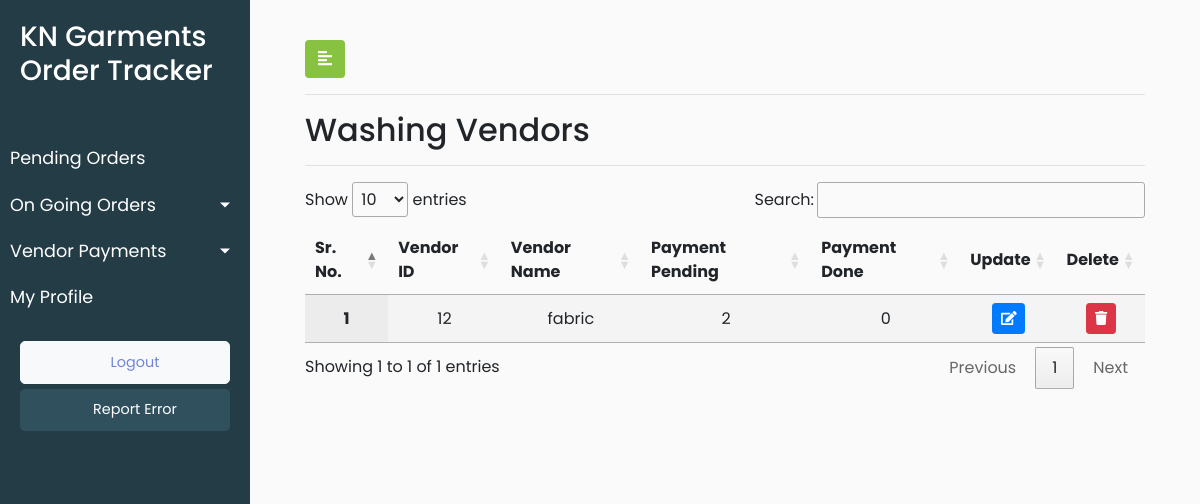
The page /washing_order_vendor_payment/ (signed in) on the database as committed earlier.
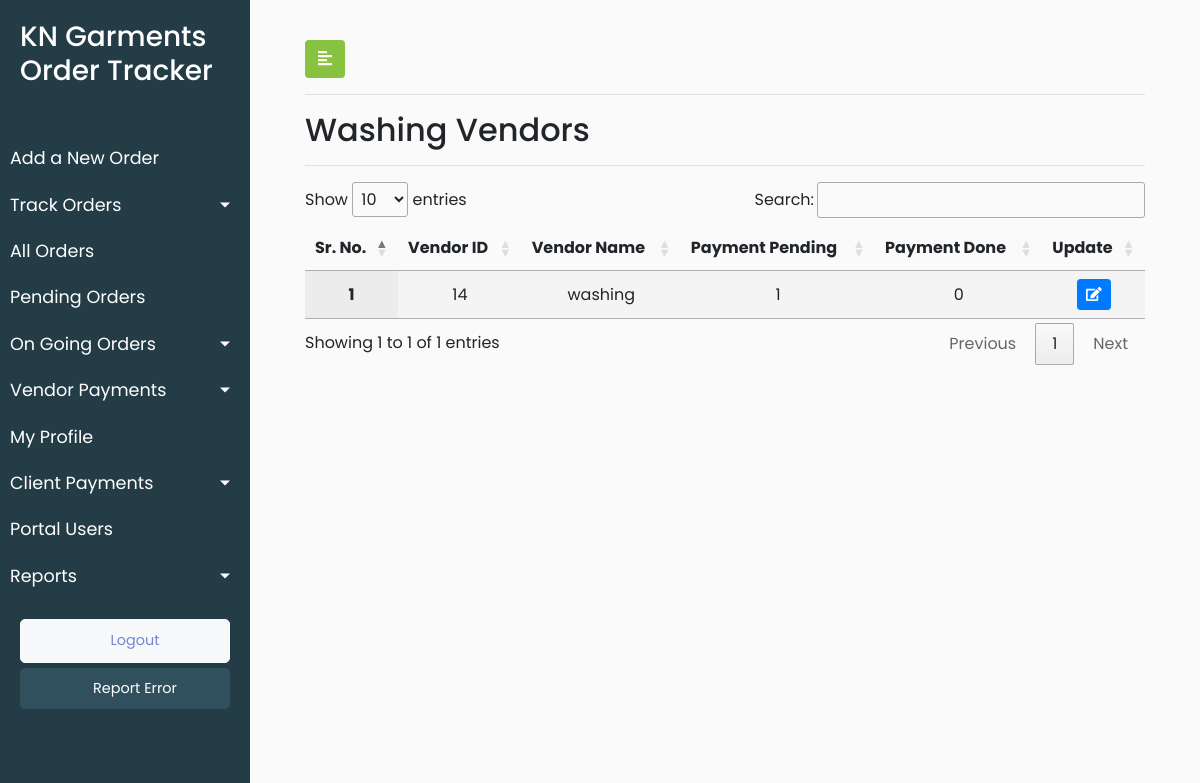
The same page on the database as committed later.
### KNGarment_Order_TrackPro_App/models.py (models this page shows)
class CustomUser(AbstractUser):
    SUPER_ADMIN = 108
    ADMIN = 100
    FABRIC_VENDOR = 1
    STITCHING_VENDOR = 2
    WASHING_VENDOR = 3
    FINISHING_VENDOR = 4
    ROLE_CHOICES = (
      (ADMIN,'admin'),
      (SUPER_ADMIN,'super_admin'),
      (FABRIC_VENDOR,'fabric_vendor'),
      (STITCHING_VENDOR,'stitching_vendor'),
      (WASHING_VENDOR,'washing_vendor'),
      (FINISHING_VENDOR,'finishing_vendor')
    )
    user_role = models.PositiveSmallIntegerField(choices=ROLE_CHOICES,default=ADMIN,blank=True)

### KNGarment_Order_TrackPro_App/views.py (the view)
# urls.py: path('washing_order_vendor_payment/',views.washing_order_vendor_payment,name='washing_order_vendor_payment'),
def washing_order_vendor_payment(request):
    washing_list=functions.filtering_vendors(3)
    user_role = request.user.user_role
    data = {'washing_list':washing_list,'user_role':user_role}
    return render(request,'KNGarment_Order_TrackPro_App/washing_order_vendor_payment.html',data)

### KNGarment_Order_TrackPro_App/functions.py (called while the page is built)
def filtering_vendors(vendor_type_parameter):
    vendor_payment_status = [1,2]
    x = list(set(list(CustomUser.objects.filter(user_role=vendor_type_parameter).values_list('pk','username'))))
    vendor_status_list = [vendor_payment_count(a,vendor_payment_status_one) for a in x for vendor_payment_status_one in vendor_payment_status ]
    final = [vendor_status_list[i * 2:(i + 1) * 2] for i in range((len(vendor_status_list) + 2 - 1) // 2 )]
    vendor_dict = dict(zip(x,final))
    return vendor_dict

def vendor_payment_count(a,vendor_payment_status_one):
    if vendor_payment_status_one == 1:
        count = Process.objects.filter(process_customuser_id=CustomUser.objects.get(pk=int(a[0])),process_payment_status=1).all().count()
        return count
    elif vendor_payment_status_one == 2:
        count = Process.objects.filter(process_customuser_id=CustomUser.objects.get(pk=int(a[0])),process_payment_status=2).all().count()
        return count

### KNGarment_Order_TrackPro_App/templates/KNGarment_Order_TrackPro_App/washing_order_vendor_payment.html (shortened to what this page needs)
{% extends 'KNGarment_Order_TrackPro_App/base.html' %}
{% load static %}
{% block stylesheets %}
<link rel="stylesheet" href="//cdn.datatables.net/1.10.19/css/jquery.dataTables.min.css">
{% endblock stylesheets %}
{% block content %}
        <div id="content">
            <div class="container-fluid">
                <button type="button" id="sidebarCollapse" class="btn" style="background-color: #87c241;color: white">
                    <i class="fas fa-align-left"></i>
                </button>
                <hr>
                <h2>Washing Vendors</h2>
                <hr>
                 <div>
                       <table id="test_table" class="display" style="width:100%; text-align: center">
                            <thead>
                                <tr>
                                    <th>Sr. No.</th>
                                    <th>Vendor ID</th>
                                    <th>Vendor Name</th>
                                    <th>Payment Pending</th>
                                     <th>Payment Done</th>
                                     <th>Update</th>
                                     {% if user_role == 1 %}
                                    <th>Delete</th>
                                    {% endif %}
                                </tr>
                            </thead>
                               <tbody>
                                {% for key,value in washing_list.items %}
                                <tr>
                       <th class="text-center" scope="row">{{ forloop.counter }}</th>
                        <td class="text-center">{{ key.0 }}</td>
                        <td class="text-center">{{ key.1 }}</td>
                        <td class="text-center"><a href="{% url 'KNGarment_Order_TrackPro_App:washing_order_vendor_payment_details'  vendor_id=key.0 payment_status=2 %}"> {{value.1}}</a></td>
                       <td class="text-center"><a href="{% url 'KNGarment_Order_TrackPro_App:washing_order_vendor_payment_details'  vendor_id=key.0 payment_status=1 %}">{{value.0}}</a></td>
                          <td>
							<button type="button" class="update-book btn btn-sm btn-primary" data-id="">
								<span class="fa fa-edit"></span>
							</button>
						</td>
                        {% if user_role == 1 %}
						<td>
							<button type="button" class="delete-book btn btn-sm btn-danger" data-id="">
								<span class="fa fa-trash"></span>
							</button>
						</td>
                        {% endif %}
                                   </tr>
                           {% endfor %}
                            </tbody>
                             </table>
                </div>
            </div>
        </div>
{% endblock content %}

Rows that differ between the two databases and show on the page:
no longer on this page (row edited): CustomUser: id "12", username "fabric", value "2", is_superuser "0"
now on this page (row edited): CustomUser: id "14", username "washing", value "1", value "0"
Other text that changed with them:
text no longer shown: "Delete"
text now shown: "Add a New Order Track Orders All Orders Client Payments Portal Users Reports"
